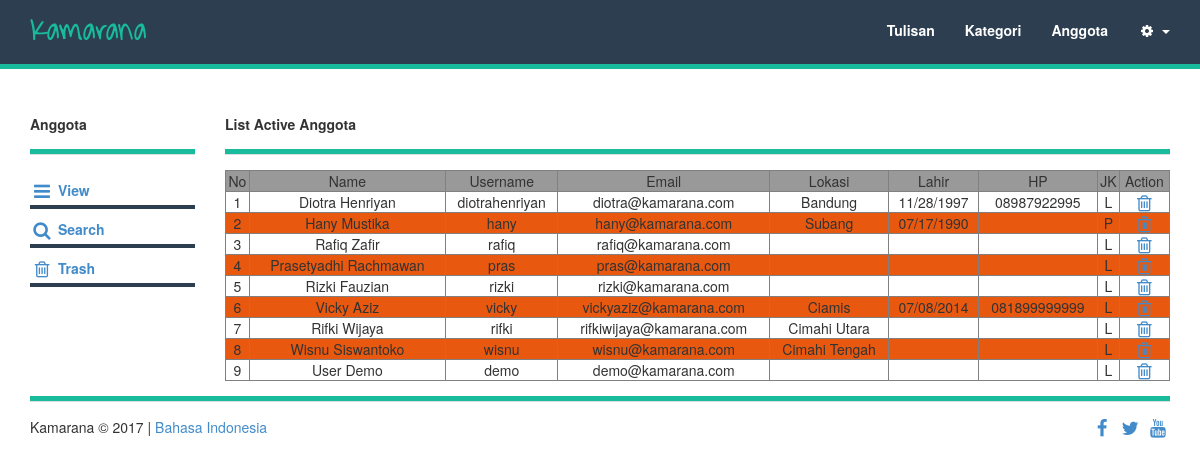
Page /admin/?dir=ang_vw (signed in) on the committed database.
### tables this page shows
CREATE TABLE IF NOT EXISTS `user` (
  `id_user` int(11) NOT NULL AUTO_INCREMENT,
  `first_name` varchar(100) NOT NULL,
  `last_name` varchar(100) NOT NULL,
  `username` varchar(30) NOT NULL,
  `password` varchar(41) NOT NULL,
  `email` varchar(50) NOT NULL,
  `tgl_lahir` varchar(10) NOT NULL,
  `gender` enum('L','P') DEFAULT NULL,
  `no_hp` varchar(15) DEFAULT NULL,
  `location` varchar(30) DEFAULT NULL,
  `profilpic` varchar(200) DEFAULT NULL,
  `coverpic` varchar(200) DEFAULT NULL,
  `status` enum('Active','Deactive') DEFAULT 'Active',
  PRIMARY KEY (`id_user`),
  UNIQUE KEY `username` (`username`),
  UNIQUE KEY `username_2` (`username`),
  UNIQUE KEY `username_3` (`username`)
);

### admin/main/anggota/anggota_view.php (the view, shortened to what this page needs)
<?php
        echo  "<strong>".$pg."</strong>";
?>
<div class="col-lg-10 col-sm-10">
        <strong> List Active Anggota</strong>
           <hr>
    <div id='konten'>
<?php
      $sql  = "select * from user where status = 'Active'";
       $res = mysql_query($sql,koneksi_db());
       if(mysql_num_rows($res) != 0)
       {
           $i=1;
           echo"<table border='1' width='100%' cellpadding='0' cellspacing='0'>
                <tr align='center' bgcolor='#999999'>
                    <td>No</td>
                    <td>Name</td>
                    <td>Username</td>
                    <td>Email</td>
                    <td>Lokasi</td>
                    <td>Lahir</td>
                    <td>HP</td>
                    <td>JK</td>
                     <td colspan=2>Action</td>
                </tr>";
            while($data_history=mysql_fetch_array($res))
            {
                $id =$data_history['id_user'];
                 if($i%2==0){
                    echo"<tr align='center' bgcolor='#e8580f'>";} else { echo"<tr align='center'>";}
                       echo" <td>".$i."</td>
                        <td>".$data_history['first_name']." ".$data_history['last_name']."</td>
                        <td>".$data_history['username']."</td>
                        <td>".$data_history['email']."</td>
                        <td>".$data_history['location']."</td>
                        <td>".$data_history['tgl_lahir']."</td>
                        <td>".$data_history['no_hp']."</td>
                        <td>".$data_history['gender']."</td>
                        <td><a href='?dir=pg&id=$id&kd=del_user' ><i class='fa fa-trash-o fa-fw fa-lg'></i></a></td>
                        ";
                $i++;
            }
           echo"</table>";
    }
    else
    {
        echo "Data Tidak Ditemukan";
    }
?>
</div>

### admin/css/admin.css (style rules this page uses)
body { padding-top: 60px; }
a { -o-transition: .4s; -ms-transition: .4s; -moz-transition: .4s; -webkit-transition: .4s; transition: .4s; }
hr { background-color: #DADFE1; height: 1px; }
@media (min-width: 768px) { body { padding-top: 64px; } }
table a, .table a { text-decoration: none; }
table a, .table a:hover { text-decoration: underline; }

### admin/css/business-frontpage.css (style rules this page uses)
body { margin-top: 50px; }

### rows in the picture
user: first_name "Diotra", last_name "Henriyan", username "diotrahenriyan", email "diotra@kamarana.com", location "Bandung", tgl_lahir "11/28/1997", no_hp "08987922995", gender "L"
user: first_name "Hany", last_name "Mustika", username "hany", email "hany@kamarana.com", location "Subang", tgl_lahir "07/17/1990", gender "P"
user: first_name "Rafiq", last_name "Zafir", username "rafiq", email "rafiq@kamarana.com", gender "L"
user: first_name "Prasetyadhi", last_name "Rachmawan", username "pras", email "pras@kamarana.com", gender "L"
user: first_name "Rizki", last_name "Fauzian", username "rizki", email "rizki@kamarana.com", gender "L"
user: first_name "Vicky", last_name "Aziz", username "vicky", email "vickyaziz@kamarana.com", location "Ciamis", tgl_lahir "07/08/2014", no_hp "081899999999", gender "L"
user: first_name "Rifki", last_name "Wijaya", username "rifki", email "rifkiwijaya@kamarana.com", location "Cimahi Utara", gender "L"
user: first_name "Wisnu", last_name "Siswantoko", username "wisnu", email "wisnu@kamarana.com", location "Cimahi Tengah", gender "L"
user: first_name "User", last_name "Demo", username "demo", email "demo@kamarana.com", gender "L"

### other values in the picture
$pg "Anggota"
